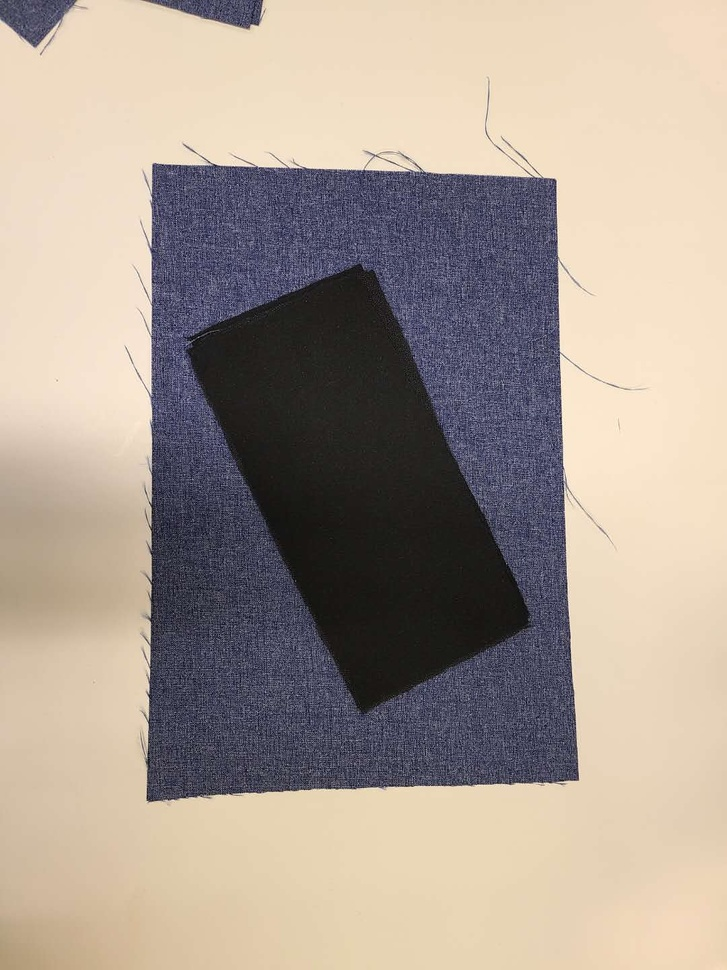
#> input picture images/2.jpg, 727 x 970 px, shrunk from 1080 x 1440 before the run
$ python fabric_detection.py
#> lines starting #> are read from the running program, lines starting #| are printed output that depends on the picture; after the words box and inside, x2 and y2 are one past the last pixel; in counts of white or black regions, pixels touching at a corner belong together
#> further down, image is the input picture: shape (970, 727, 3); mean B, G, R 145.3, 156.1, 168.6
import cv2
import numpy as np
def filter(image,color,tolerance):
	hsv_color=cv2.cvtColor(np.array([[color]],dtype=np.uint8), cv2.COLOR_BGR2HSV)
	hsv_image=cv2.cvtColor(image, cv2.COLOR_BGR2HSV)
	filtered=cv2.inRange(hsv_image,hsv_color-tolerance,hsv_color+tolerance) #filter the image with upper bound and lower bound in bgr format
	return filtered
def get_label_image(labels,idx):
	image=np.where(labels != idx, 0, labels)
	image=np.where(image == idx,1, image)
	return image
def bw2cl(image,color):
	return np.expand_dims(image, axis=-1)*np.array(color)

def detection(image,palette,tolerance=np.array([20,20,50])):
	image_size=len(image)*len(image[0]) #get image size
#> image_size = 705190
	image_dimension=np.array([len(image),len(image[0])])    #get image dimension
#> image_dimension = [970, 727]

	for color in palette:
		#adaptive palette
		filtered=filter(image,color,tolerance)
		#run color connected components to filter the counts and centroid
		retval, labels, stats, centroids=cv2.connectedComponentsWithStats(filtered) #run CCC on the filtered image
		idx=np.where(np.logical_and(stats[:,4]>=0.01*image_size, stats[:,4]<=0.99*image_size))[0]   #threshold the components to find the best one
		for i in idx:
			pixels=np.where(labels == i)
			if filtered[pixels[0][0],pixels[1][0]]==255:
				#show filtered image
				temp=bw2cl(get_label_image(labels,i),[255,255,255])

				num=stats[i,4]
				result = cv2.bitwise_and(image, temp.astype(np.uint8))
				result_sum=np.sum(np.sum(result,axis=0),axis=0)
				color=result_sum/num
				break
		#use average color to filter
		filtered=filter(image,color,tolerance)
		#run color connected components to filter the counts and centroid
		retval, labels, stats, centroids=cv2.connectedComponentsWithStats(filtered) #run CCC on the filtered image
		idx=np.where(np.logical_and(stats[:,4]>=0.01*image_size, stats[:,4]<=0.99*image_size))[0]   #threshold the components to find the best one

		for i in idx:
			pixels=np.where(labels == i)
			if filtered[pixels[0][0],pixels[1][0]]==255:
				#show filtered image
				temp=get_label_image(labels,i)
				contours=cv2.findContours(temp.astype(np.uint8), cv2.RETR_TREE, cv2.CHAIN_APPROX_SIMPLE)[0]
				temp=bw2cl(temp,color)

				hull_list = []
				for contour in contours:
					#filter out small noise area
					if cv2.contourArea(contour)>0.01*image_size:
						hull = cv2.convexHull(contour)
						hull_list.append(hull)
				# Draw contours + hull results
				color = ( int (color [ 0 ]), int (color [ 1 ]), int (color [ 2 ]))
				cv2.drawContours(temp, hull_list, -1, color)
				# cv2.imwrite('images/6_'+str(i)+'.jpg',temp.astype(np.uint8))
				# Show in a window
				cv2.namedWindow("Image")
				cv2.imshow("Image",temp.astype(np.uint8))
				cv2.waitKey()
#> this loop made 2 passes
#> pass 1, in detection, `retval, labels, stats, centroids=cv2.connectedComponentsWithStats(filt..`:
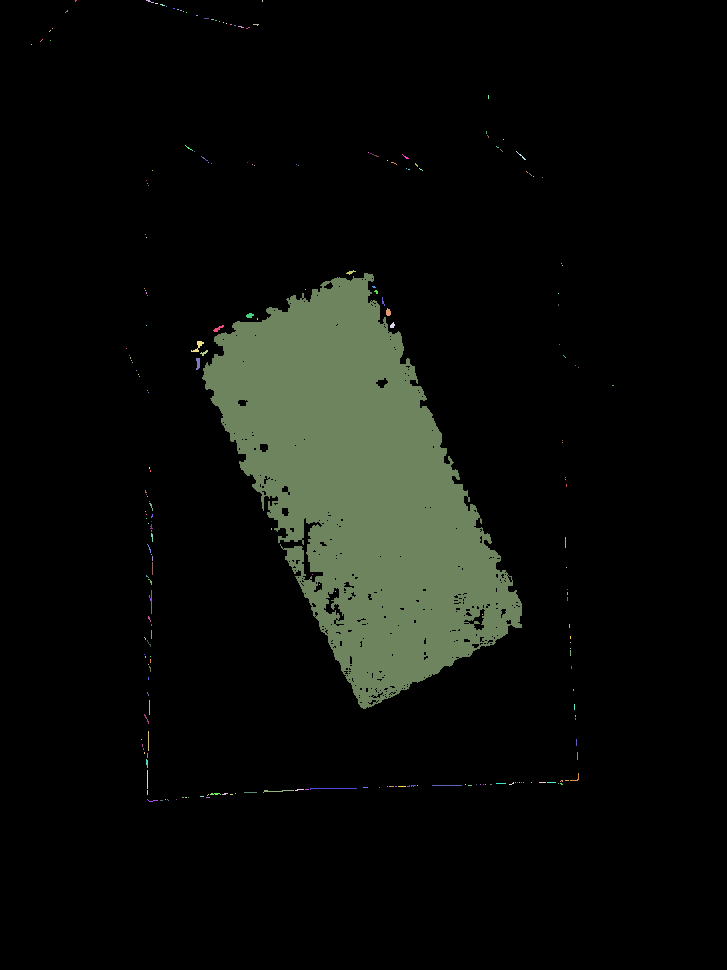
#> labels: shape (970, 727) int32; 230 distinct labels, from 0 to 229; one colour per label, 0 black
#> pass 1, in get_label_image, `image=np.where(labels != idx, 0, labels)`:
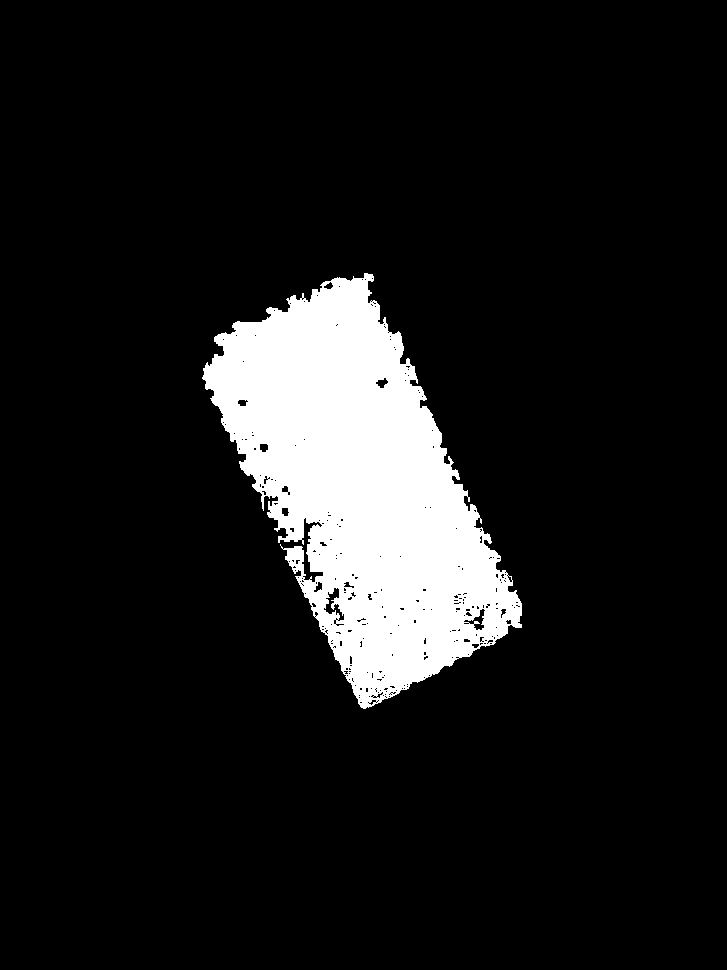
#> image: shape (970, 727) int32; values 0 (black) and 69 (white), 10.2% white; 1 white region, box (x1, y1, x2, y2) and area: (202, 273, 522, 709) 71955
#> after the loop:
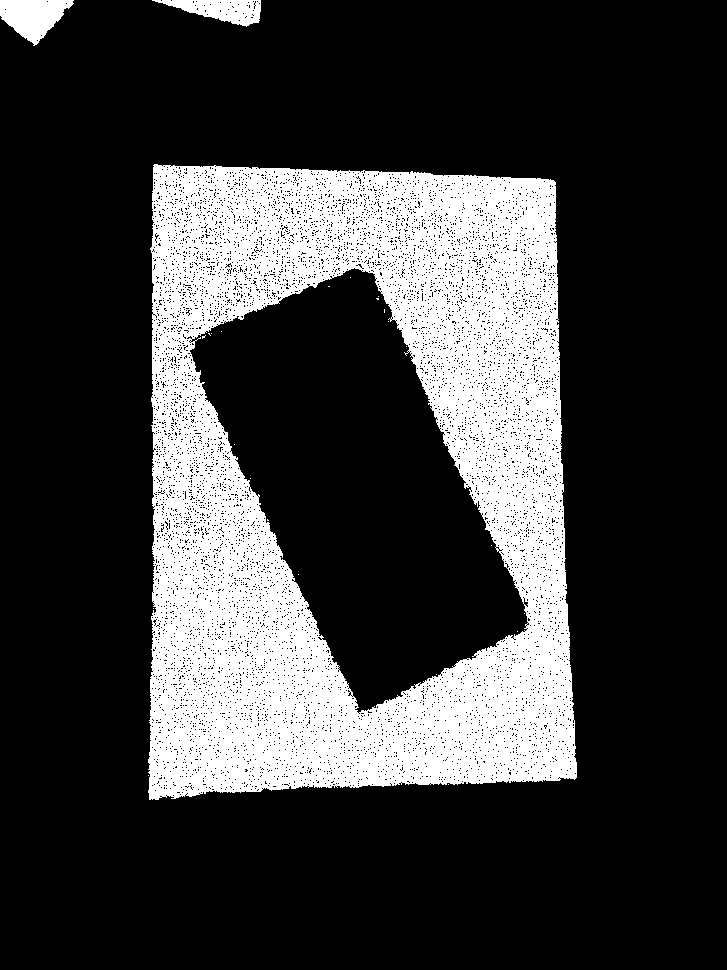
#> filtered: shape (970, 727); 23.6% white; 25 white regions (22 under 20 px), largest, box (x1, y1, x2, y2) and area: (148, 164, 577, 800) 162394, (0, 0, 74, 46) 2057, (152, 0, 261, 27) 1619
#> after the loop:
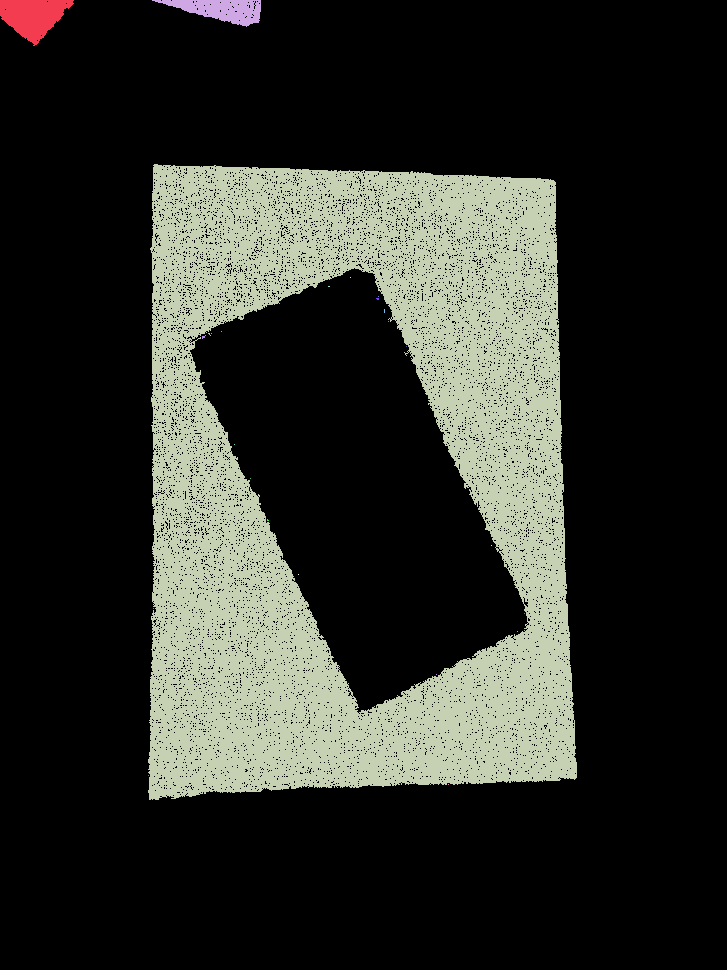
#> labels: shape (970, 727) int32; 26 distinct labels, from 0 to 25; one colour per label, 0 black
#> after the loop:
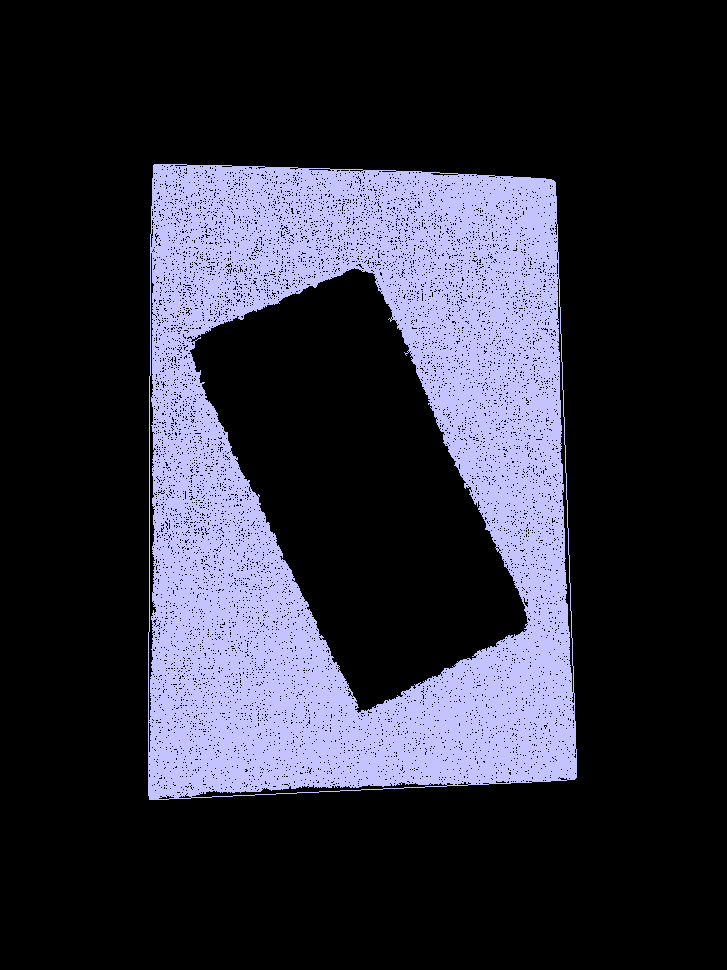
#> temp: shape (970, 727, 3) float64; mean B, G, R 23.1, 17.8, 17.7; drawn with min black and max white
	# return labels[idx]

image=cv2.imread("images/2.jpg")        #read in image
#palette in BGR
# palette=np.array([[63,109,113],[27,63,136],[81,82,92]])
# palette=np.array([[200,90,50],[160,200,190],[130,140,250]])
palette=np.array([[28,31,33],[98,74,74]])

detection(image,palette,tolerance=np.array([30,30,100]))

$ run again, with images/1.jpg copied over images/2.jpg
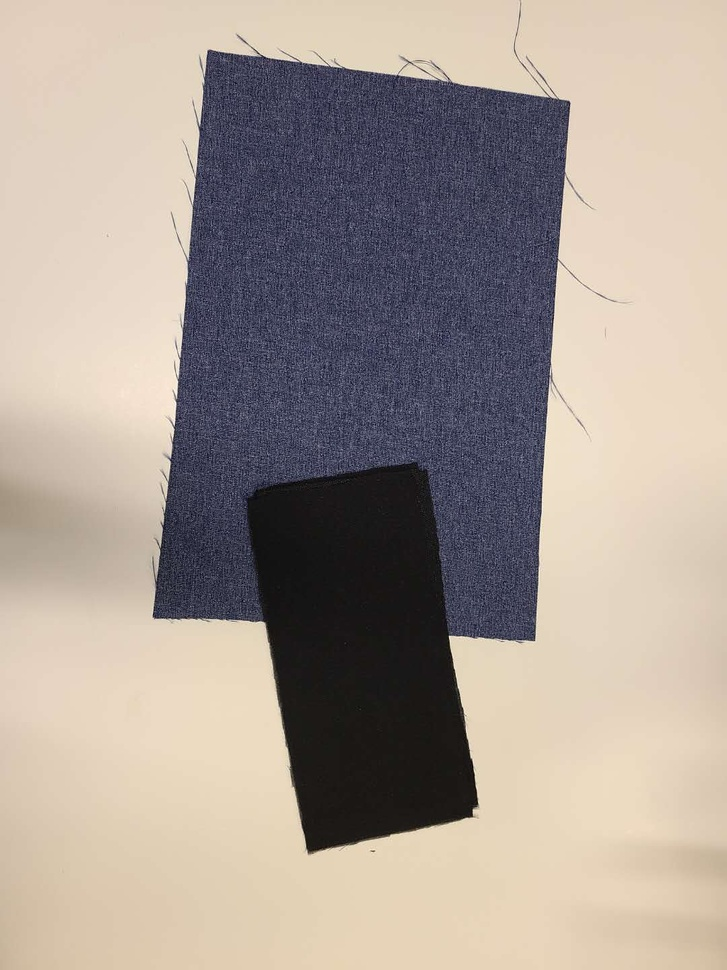
#> input picture images/1.jpg, 727 x 970 px, shrunk from 1080 x 1440 before the run
#> image is the input picture: shape (970, 727, 3); mean B, G, R 147.4, 155.8, 166.8
#> image_size = 705190
#> image_dimension = [970, 727]
#> the loop in detection, `for color in palette:` made 2 passes
#> pass 1, in get_label_image, `image=np.where(labels != idx, 0, labels)`:
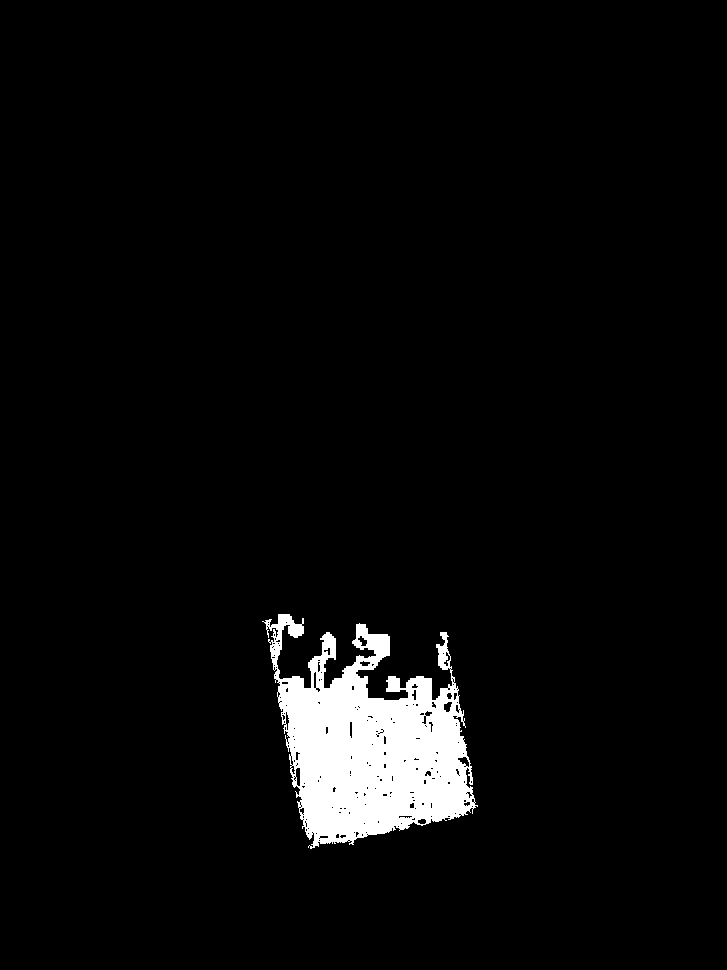
#> image: shape (970, 727) int32; values 0 (black) and 195 (white), 4% white; 1 white region, box (x1, y1, x2, y2) and area: (262, 614, 478, 849) 27946
#> after the loop in detection, `for color in palette:`:
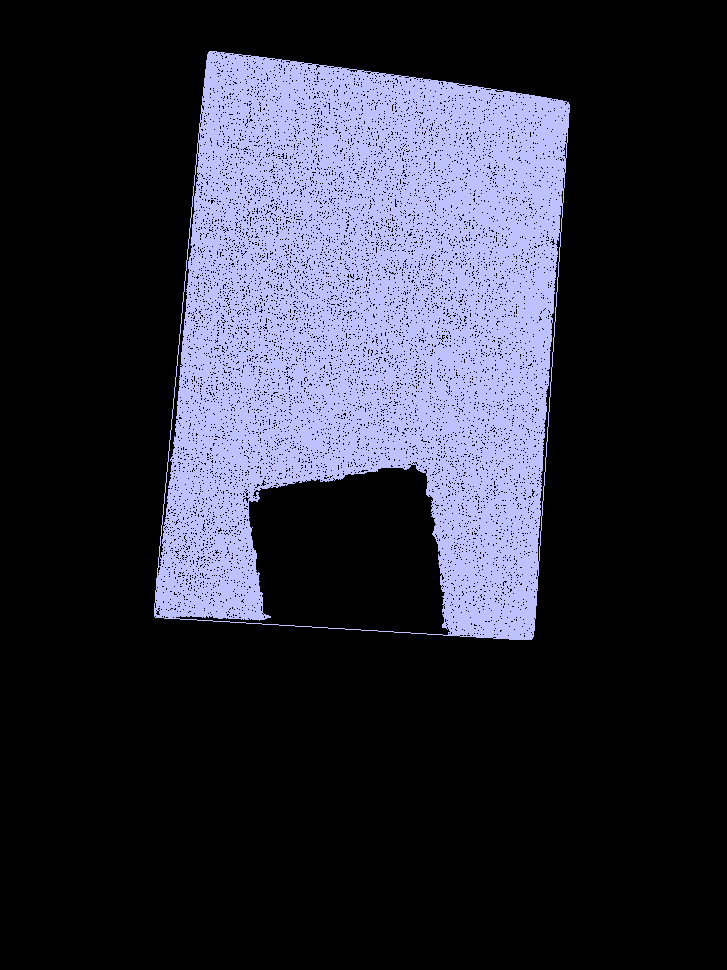
#> temp: shape (970, 727, 3) float64; mean B, G, R 21.5, 16.3, 16; drawn with min black and max white
